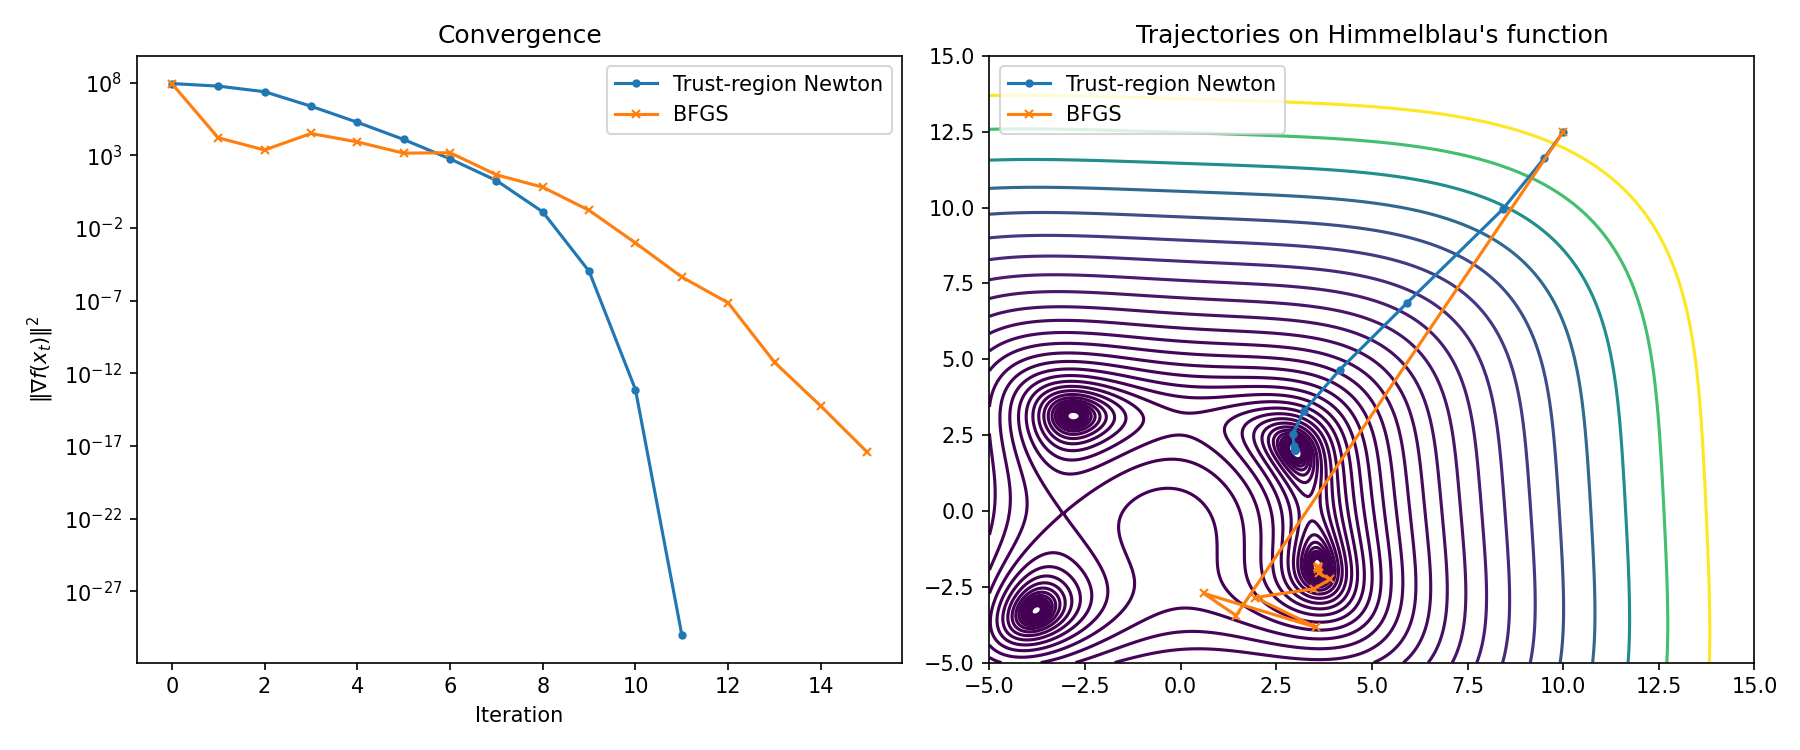

Write Python code to recreate this figure.
"""Trust-region Newton vs. BFGS on Himmelblau's function."""

import os
import sys

import numpy as np
import matplotlib.pyplot as plt

sys.path.insert(0, os.path.join(os.path.dirname(__file__), ".."))
from optlib import trust_region_newton, bfgs


def f(x):
    return (x[0]**2 + x[1] - 11)**2 + (x[0] + x[1]**2 - 7)**2


def grad(x):
    a = x[0]**2 + x[1] - 11
    b = x[0] + x[1]**2 - 7
    return np.array([4 * x[0] * a + 2 * b, 2 * a + 4 * x[1] * b])


def hess(x):
    a = x[0]**2 + x[1] - 11
    b = x[0] + x[1]**2 - 7
    return np.array([[12 * x[0]**2 + 4 * x[1] - 42, 4 * (x[0] + x[1])],
                     [4 * (x[0] + x[1]), 4 * x[0] + 12 * x[1]**2 - 26]])


if __name__ == "__main__":
    x0 = np.array([10.0, 12.5])
    tr_traj, tr_g = trust_region_newton(f, grad, hess, x0)
    bf_traj, bf_g = bfgs(f, grad, x0)

    for name, traj, g in [("Trust-region Newton", tr_traj, tr_g), ("BFGS", bf_traj, bf_g)]:
        print(f"{name}: {len(traj) - 1} iterations, x* = {np.round(traj[-1], 6)}, "
              f"||grad||^2 = {g[-1]:.2e}")

    fig, ax = plt.subplots(1, 2, figsize=(12, 5))
    floor = 1e-30   # exact zeros can't be drawn on a log axis
    ax[0].semilogy(np.maximum(tr_g, floor), "o-", ms=3, label="Trust-region Newton")
    ax[0].semilogy(np.maximum(bf_g, floor), "x-", ms=4, label="BFGS")
    ax[0].set_xlabel("Iteration")
    ax[0].set_ylabel(r"$\|\nabla f(x_t)\|^2$")
    ax[0].set_title("Convergence")
    ax[0].legend()

    xs = np.linspace(-5, 15, 400)
    X, Y = np.meshgrid(xs, xs)
    Z = (X**2 + Y - 11)**2 + (X + Y**2 - 7)**2
    ax[1].contour(X, Y, Z, levels=np.logspace(0, 4.5, 30), cmap="viridis")
    ax[1].plot(tr_traj[:, 0], tr_traj[:, 1], "o-", ms=3, label="Trust-region Newton")
    ax[1].plot(bf_traj[:, 0], bf_traj[:, 1], "x-", ms=4, label="BFGS")
    ax[1].set_xlim(-5, 15)
    ax[1].set_ylim(-5, 15)
    ax[1].set_title("Trajectories on Himmelblau's function")
    ax[1].legend()

    plt.tight_layout()
    out = os.path.join(os.path.dirname(__file__), "..", "figures", "himmelblau.png")
    plt.savefig(out, dpi=150)
    print("saved", os.path.normpath(out))
